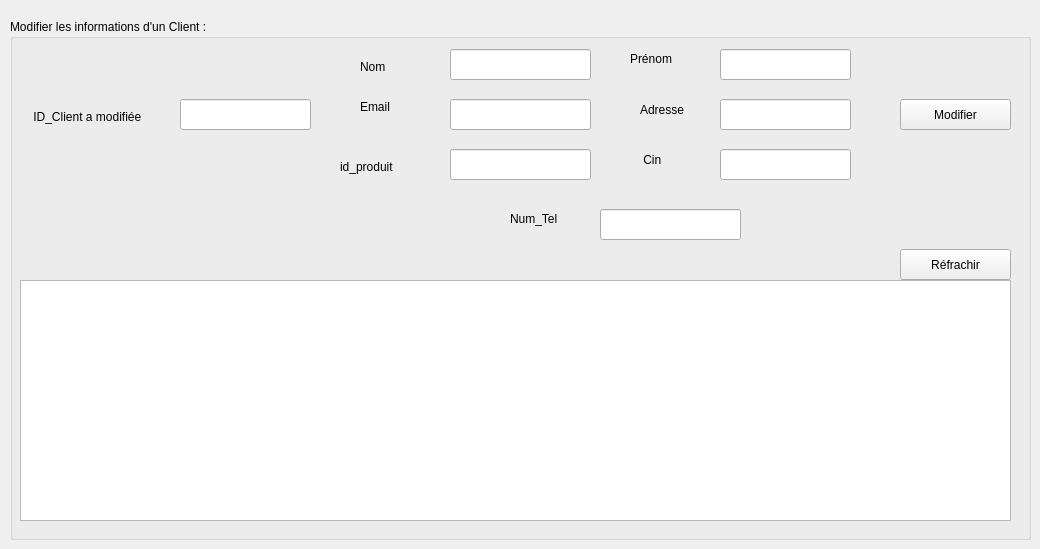
    <widget class="QWidget" name="Modification">
     <attribute name="title">
      <string>Modification</string>
     </attribute>
     <widget class="QTableView" name="ViewClientModifier">
      <property name="geometry">
       <rect>
        <x>20</x>
        <y>280</y>
        <width>991</width>
        <height>241</height>
       </rect>
      </property>
     </widget>
     <widget class="QGroupBox" name="groupBox_3">
      <property name="geometry">
       <rect>
        <x>10</x>
        <y>19</y>
        <width>1021</width>
        <height>521</height>
       </rect>
      </property>
      <property name="title">
       <string>Modifier les informations d'un Client :</string>
      </property>
      <widget class="QPushButton" name="RefrachirClientModifier">
       <property name="geometry">
        <rect>
         <x>890</x>
         <y>230</y>
         <width>111</width>
         <height>31</height>
        </rect>
       </property>
       <property name="text">
        <string>Réfrachir</string>
       </property>
      </widget>
      <widget class="QLabel" name="idClientt">
       <property name="geometry">
        <rect>
         <x>20</x>
         <y>90</y>
         <width>121</width>
         <height>16</height>
        </rect>
       </property>
       <property name="text">
        <string> ID_Client a modifiée</string>
       </property>
      </widget>
      <widget class="QLineEdit" name="idClient">
       <property name="geometry">
        <rect>
         <x>170</x>
         <y>80</y>
         <width>131</width>
         <height>31</height>
        </rect>
       </property>
       <property name="styleSheet">
        <string notr="true">QLineEdit (219,199,202)</string>
       </property>
      </widget>
      <widget class="QLineEdit" name="numClient">
       <property name="geometry">
        <rect>
         <x>590</x>
         <y>190</y>
         <width>141</width>
         <height>31</height>
        </rect>
       </property>
      </widget>
      <widget class="QLabel" name="numtellClient">
       <property name="geometry">
        <rect>
         <x>500</x>
         <y>190</y>
         <width>71</width>
         <height>20</height>
        </rect>
       </property>
       <property name="text">
        <string>Num_Tel</string>
       </property>
      </widget>
      <widget class="QLineEdit" name="idProduitClient">
       <property name="geometry">
        <rect>
         <x>440</x>
         <y>130</y>
         <width>141</width>
         <height>31</height>
        </rect>
       </property>
      </widget>
      <widget class="QLineEdit" name="EmailClient">
       <property name="geometry">
        <rect>
         <x>440</x>
         <y>80</y>
         <width>141</width>
         <height>31</height>
        </rect>
       </property>
      </widget>
      <widget class="QLabel" name="idproduittClient">
       <property name="geometry">
        <rect>
         <x>330</x>
         <y>140</y>
         <width>71</width>
         <height>16</height>
        </rect>
       </property>
       <property name="text">
        <string>id_produit</string>
       </property>
      </widget>
      <widget class="QLabel" name="emaillClient">
       <property name="geometry">
        <rect>
         <x>350</x>
         <y>80</y>
         <width>56</width>
         <height>16</height>
        </rect>
       </property>
       <property name="text">
        <string>Email</string>
       </property>
      </widget>
      <widget class="QLineEdit" name="NomClient">
       <property name="geometry">
        <rect>
         <x>440</x>
         <y>30</y>
         <width>141</width>
         <height>31</height>
        </rect>
       </property>
      </widget>
      <widget class="QLabel" name="nommClient">
       <property name="geometry">
        <rect>
         <x>350</x>
         <y>40</y>
         <width>71</width>
         <height>16</height>
        </rect>
       </property>
       <property name="text">
        <string>Nom</string>
       </property>
      </widget>
      <widget class="QLineEdit" name="cinClient">
       <property name="geometry">
        <rect>
         <x>710</x>
         <y>130</y>
         <width>131</width>
         <height>31</height>
        </rect>
       </property>
      </widget>
      <widget class="QLabel" name="cinnClient">
       <property name="geometry">
        <rect>
         <x>630</x>
         <y>130</y>
         <width>56</width>
         <height>21</height>
        </rect>
       </property>
       <property name="text">
        <string> Cin</string>
       </property>
      </widget>
      <widget class="QLineEdit" name="AdresseClient">
       <property name="geometry">
        <rect>
         <x>710</x>
         <y>80</y>
         <width>131</width>
         <height>31</height>
        </rect>
       </property>
      </widget>
      <widget class="QLabel" name="adresseeClient">
       <property name="geometry">
        <rect>
         <x>630</x>
         <y>80</y>
         <width>56</width>
         <height>21</height>
        </rect>
       </property>
       <property name="text">
        <string>Adresse</string>
       </property>
      </widget>
      <widget class="QLineEdit" name="PrenomClient">
       <property name="geometry">
        <rect>
         <x>710</x>
         <y>30</y>
         <width>131</width>
         <height>31</height>
        </rect>
       </property>
      </widget>
      <widget class="QLabel" name="prenommClient">
       <property name="geometry">
        <rect>
         <x>620</x>
         <y>30</y>
         <width>61</width>
         <height>20</height>
        </rect>
       </property>
       <property name="text">
        <string>Prénom</string>
       </property>
      </widget>
      <widget class="QPushButton" name="ModifierClient">
       <property name="geometry">
        <rect>
         <x>890</x>
         <y>80</y>
         <width>111</width>
         <height>31</height>
        </rect>
       </property>
       <property name="text">
        <string>Modifier</string>
       </property>
      </widget>
     </widget>
     <zorder>groupBox_3</zorder>
     <zorder>ViewClientModifier</zorder>
    </widget>
